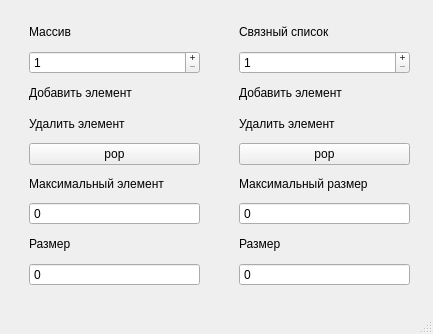
<?xml version="1.0" encoding="UTF-8"?>
<ui version="4.0">
 <class>MainWindow</class>
 <widget class="QMainWindow" name="MainWindow">
  <property name="geometry">
   <rect>
    <x>0</x>
    <y>0</y>
    <width>433</width>
    <height>334</height>
   </rect>
  </property>
  <property name="windowTitle">
   <string>MainWindow</string>
  </property>
  <widget class="QWidget" name="centralwidget">
   <widget class="QStackedWidget" name="stackedWidget">
    <property name="geometry">
     <rect>
      <x>20</x>
      <y>10</y>
      <width>189</width>
      <height>285</height>
     </rect>
    </property>
    <property name="currentIndex">
     <number>0</number>
    </property>
    <widget class="QWidget" name="page">
     <layout class="QVBoxLayout" name="verticalLayout">
      <item>
       <widget class="QLabel" name="label_10">
        <property name="text">
         <string>Массив</string>
        </property>
       </widget>
      </item>
      <item>
       <widget class="QSpinBox" name="spinPush">
        <property name="buttonSymbols">
         <enum>QAbstractSpinBox::PlusMinus</enum>
        </property>
        <property name="minimum">
         <number>1</number>
        </property>
        <property name="maximum">
         <number>2147483647</number>
        </property>
       </widget>
      </item>
      <item>
       <widget class="QLabel" name="label">
        <property name="text">
         <string>Добавить элемент</string>
        </property>
       </widget>
      </item>
      <item>
       <widget class="QLabel" name="label_2">
        <property name="text">
         <string>Удалить элемент</string>
        </property>
       </widget>
      </item>
      <item>
       <widget class="QPushButton" name="popButton">
        <property name="text">
         <string>pop</string>
        </property>
       </widget>
      </item>
      <item>
       <widget class="QLabel" name="label_3">
        <property name="text">
         <string>Максимальный элемент</string>
        </property>
       </widget>
      </item>
      <item>
       <widget class="QSpinBox" name="spinOutput">
        <property name="readOnly">
         <bool>true</bool>
        </property>
        <property name="buttonSymbols">
         <enum>QAbstractSpinBox::NoButtons</enum>
        </property>
        <property name="minimum">
         <number>0</number>
        </property>
        <property name="maximum">
         <number>2147483647</number>
        </property>
        <property name="stepType">
         <enum>QAbstractSpinBox::DefaultStepType</enum>
        </property>
        <property name="value">
         <number>0</number>
        </property>
       </widget>
      </item>
      <item>
       <widget class="QLabel" name="label_4">
        <property name="text">
         <string>Размер</string>
        </property>
       </widget>
      </item>
      <item>
       <widget class="QSpinBox" name="spinSize">
        <property name="readOnly">
         <bool>true</bool>
        </property>
        <property name="buttonSymbols">
         <enum>QAbstractSpinBox::NoButtons</enum>
        </property>
        <property name="minimum">
         <number>0</number>
        </property>
        <property name="maximum">
         <number>2147483647</number>
        </property>
        <property name="stepType">
         <enum>QAbstractSpinBox::DefaultStepType</enum>
        </property>
        <property name="value">
         <number>0</number>
        </property>
       </widget>
      </item>
     </layout>
    </widget>
    <widget class="QWidget" name="page_2">
     <layout class="QVBoxLayout" name="verticalLayout_3">
      <item>
       <widget class="QLabel" name="label_9">
        <property name="text">
         <string>Связный список</string>
        </property>
       </widget>
      </item>
      <item>
       <widget class="QSpinBox" name="spinPush_2">
        <property name="buttonSymbols">
         <enum>QAbstractSpinBox::PlusMinus</enum>
        </property>
        <property name="minimum">
         <number>1</number>
        </property>
        <property name="maximum">
         <number>2147483647</number>
        </property>
       </widget>
      </item>
      <item>
       <widget class="QLabel" name="label_8">
        <property name="text">
         <string>Добавить элемент</string>
        </property>
       </widget>
      </item>
      <item>
       <widget class="QLabel" name="label_7">
        <property name="text">
         <string>Удалить элемент</string>
        </property>
       </widget>
      </item>
      <item>
       <widget class="QPushButton" name="popButton_2">
        <property name="text">
         <string>pop</string>
        </property>
       </widget>
      </item>
      <item>
       <widget class="QLabel" name="label_6">
        <property name="text">
         <string>Максимальный размер</string>
        </property>
       </widget>
      </item>
      <item>
       <widget class="QSpinBox" name="spinOutput_2">
        <property name="readOnly">
         <bool>true</bool>
        </property>
        <property name="buttonSymbols">
         <enum>QAbstractSpinBox::NoButtons</enum>
        </property>
        <property name="minimum">
         <number>0</number>
        </property>
        <property name="maximum">
         <number>2147483647</number>
        </property>
        <property name="stepType">
         <enum>QAbstractSpinBox::DefaultStepType</enum>
        </property>
        <property name="value">
         <number>0</number>
        </property>
       </widget>
      </item>
      <item>
       <widget class="QLabel" name="label_5">
        <property name="text">
         <string>Размер</string>
        </property>
       </widget>
      </item>
      <item>
       <widget class="QSpinBox" name="spinSize_2">
        <property name="readOnly">
         <bool>true</bool>
        </property>
        <property name="buttonSymbols">
         <enum>QAbstractSpinBox::NoButtons</enum>
        </property>
        <property name="minimum">
         <number>0</number>
        </property>
        <property name="maximum">
         <number>2147483647</number>
        </property>
        <property name="stepType">
         <enum>QAbstractSpinBox::DefaultStepType</enum>
        </property>
        <property name="value">
         <number>0</number>
        </property>
       </widget>
      </item>
     </layout>
    </widget>
   </widget>
   <widget class="QStackedWidget" name="stackedWidget_2">
    <property name="geometry">
     <rect>
      <x>230</x>
      <y>10</y>
      <width>189</width>
      <height>285</height>
     </rect>
    </property>
    <property name="currentIndex">
     <number>1</number>
    </property>
    <widget class="QWidget" name="page_3">
     <layout class="QVBoxLayout" name="verticalLayout_2">
      <item>
       <widget class="QLabel" name="label_11">
        <property name="text">
         <string>Массив</string>
        </property>
       </widget>
      </item>
      <item>
       <widget class="QSpinBox" name="spinPush_3">
        <property name="buttonSymbols">
         <enum>QAbstractSpinBox::PlusMinus</enum>
        </property>
        <property name="minimum">
         <number>1</number>
        </property>
        <property name="maximum">
         <number>2147483647</number>
        </property>
       </widget>
      </item>
      <item>
       <widget class="QLabel" name="label_12">
        <property name="text">
         <string>Добавить элемент</string>
        </property>
       </widget>
      </item>
      <item>
       <widget class="QLabel" name="label_13">
        <property name="text">
         <string>Удалить элемент</string>
        </property>
       </widget>
      </item>
      <item>
       <widget class="QPushButton" name="popButton_3">
        <property name="text">
         <string>pop</string>
        </property>
       </widget>
      </item>
      <item>
       <widget class="QLabel" name="label_14">
        <property name="text">
         <string>Максимальный элемент</string>
        </property>
       </widget>
      </item>
      <item>
       <widget class="QSpinBox" name="spinOutput_3">
        <property name="readOnly">
         <bool>true</bool>
        </property>
        <property name="buttonSymbols">
         <enum>QAbstractSpinBox::NoButtons</enum>
        </property>
        <property name="minimum">
         <number>0</number>
        </property>
        <property name="maximum">
         <number>2147483647</number>
        </property>
        <property name="stepType">
         <enum>QAbstractSpinBox::DefaultStepType</enum>
        </property>
        <property name="value">
         <number>0</number>
        </property>
       </widget>
      </item>
      <item>
       <widget class="QLabel" name="label_15">
        <property name="text">
         <string>Размер</string>
        </property>
       </widget>
      </item>
      <item>
       <widget class="QSpinBox" name="spinSize_3">
        <property name="readOnly">
         <bool>true</bool>
        </property>
        <property name="buttonSymbols">
         <enum>QAbstractSpinBox::NoButtons</enum>
        </property>
        <property name="minimum">
         <number>0</number>
        </property>
        <property name="maximum">
         <number>2147483647</number>
        </property>
        <property name="stepType">
         <enum>QAbstractSpinBox::DefaultStepType</enum>
        </property>
        <property name="value">
         <number>0</number>
        </property>
       </widget>
      </item>
      <item>
       <widget class="QPushButton" name="pushButton_2">
        <property name="text">
         <string>Switch</string>
        </property>
       </widget>
      </item>
     </layout>
    </widget>
    <widget class="QWidget" name="page_4">
     <layout class="QVBoxLayout" name="verticalLayout_4">
      <item>
       <widget class="QLabel" name="label_16">
        <property name="text">
         <string>Связный список</string>
        </property>
       </widget>
      </item>
      <item>
       <widget class="QSpinBox" name="spinPush_4">
        <property name="buttonSymbols">
         <enum>QAbstractSpinBox::PlusMinus</enum>
        </property>
        <property name="minimum">
         <number>1</number>
        </property>
        <property name="maximum">
         <number>2147483647</number>
        </property>
       </widget>
      </item>
      <item>
       <widget class="QLabel" name="label_17">
        <property name="text">
         <string>Добавить элемент</string>
        </property>
       </widget>
      </item>
      <item>
       <widget class="QLabel" name="label_18">
        <property name="text">
         <string>Удалить элемент</string>
        </property>
       </widget>
      </item>
      <item>
       <widget class="QPushButton" name="popButton_4">
        <property name="text">
         <string>pop</string>
        </property>
       </widget>
      </item>
      <item>
       <widget class="QLabel" name="label_19">
        <property name="text">
         <string>Максимальный размер</string>
        </property>
       </widget>
      </item>
      <item>
       <widget class="QSpinBox" name="spinOutput_4">
        <property name="readOnly">
         <bool>true</bool>
        </property>
        <property name="buttonSymbols">
         <enum>QAbstractSpinBox::NoButtons</enum>
        </property>
        <property name="minimum">
         <number>0</number>
        </property>
        <property name="maximum">
         <number>2147483647</number>
        </property>
        <property name="stepType">
         <enum>QAbstractSpinBox::DefaultStepType</enum>
        </property>
        <property name="value">
         <number>0</number>
        </property>
       </widget>
      </item>
      <item>
       <widget class="QLabel" name="label_20">
        <property name="text">
         <string>Размер</string>
        </property>
       </widget>
      </item>
      <item>
       <widget class="QSpinBox" name="spinSize_4">
        <property name="readOnly">
         <bool>true</bool>
        </property>
        <property name="buttonSymbols">
         <enum>QAbstractSpinBox::NoButtons</enum>
        </property>
        <property name="minimum">
         <number>0</number>
        </property>
        <property name="maximum">
         <number>2147483647</number>
        </property>
        <property name="stepType">
         <enum>QAbstractSpinBox::DefaultStepType</enum>
        </property>
        <property name="value">
         <number>0</number>
        </property>
       </widget>
      </item>
     </layout>
    </widget>
   </widget>
  </widget>
  <widget class="QMenuBar" name="menubar">
   <property name="geometry">
    <rect>
     <x>0</x>
     <y>0</y>
     <width>433</width>
     <height>22</height>
    </rect>
   </property>
  </widget>
  <widget class="QStatusBar" name="statusbar"/>
 </widget>
 <resources/>
 <connections/>
</ui>
